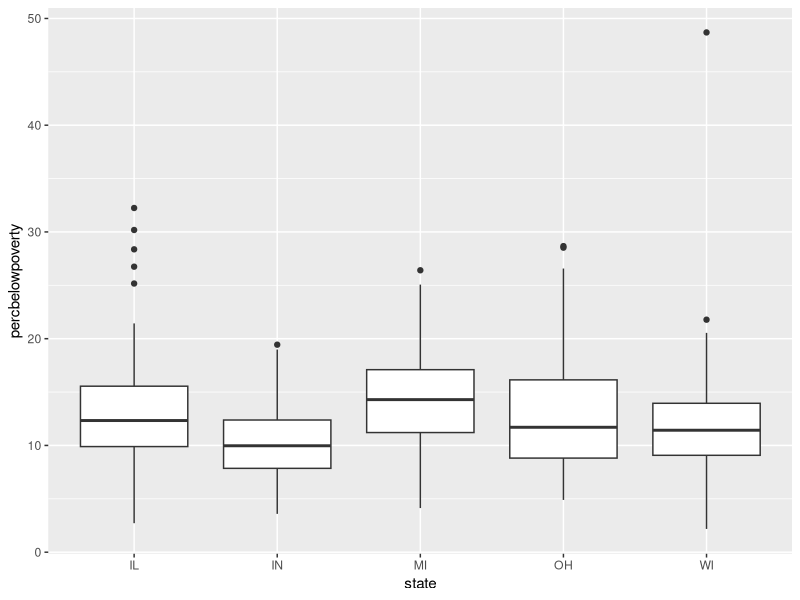
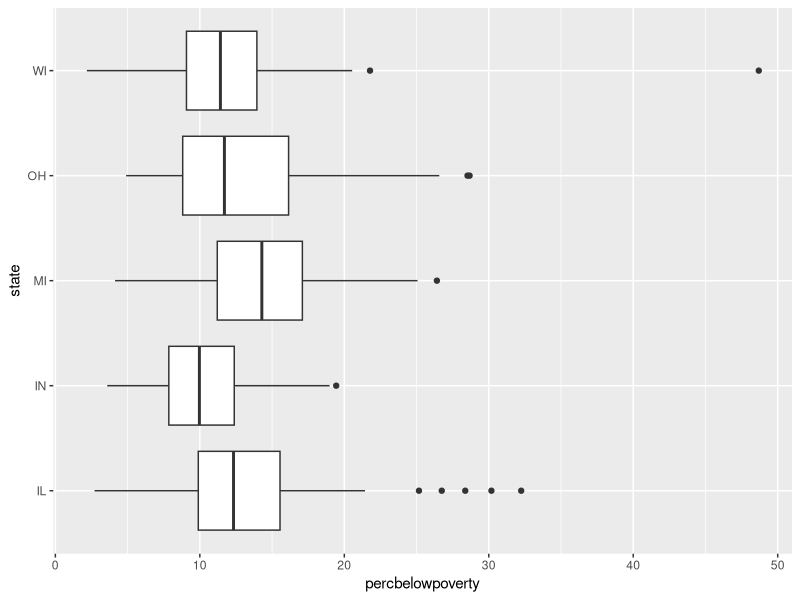

Reproduce these figures in R, in order.
## ---- chunk 1
library(tidyverse)
ggplot(midwest, aes(x = state, y = percbelowpoverty)) +
  geom_boxplot()

ggplot(midwest, aes(x = state, y = percbelowpoverty)) +
  geom_boxplot() +
  coord_flip()
## ---- chunk 2
sd(midwest$percbelowpoverty)
